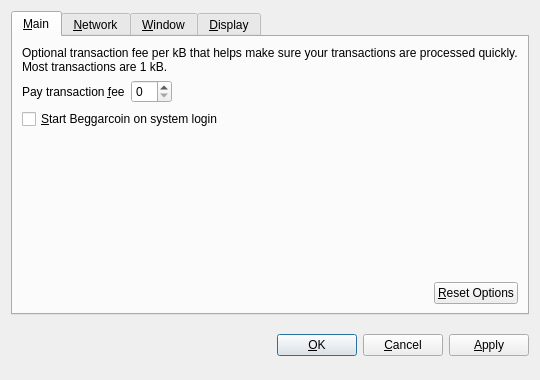
<?xml version="1.0" encoding="UTF-8"?>
<ui version="4.0">
 <class>OptionsDialog</class>
 <widget class="QDialog" name="OptionsDialog">
  <property name="geometry">
   <rect>
    <x>0</x>
    <y>0</y>
    <width>540</width>
    <height>380</height>
   </rect>
  </property>
  <property name="windowTitle">
   <string>Options</string>
  </property>
  <property name="modal">
   <bool>true</bool>
  </property>
  <layout class="QVBoxLayout" name="verticalLayout">
   <item>
    <widget class="QTabWidget" name="tabWidget">
     <property name="tabPosition">
      <enum>QTabWidget::North</enum>
     </property>
     <property name="currentIndex">
      <number>0</number>
     </property>
     <widget class="QWidget" name="tabMain">
      <attribute name="title">
       <string>&amp;Main</string>
      </attribute>
      <layout class="QVBoxLayout" name="verticalLayout_Main">
       <item>
        <widget class="QLabel" name="transactionFeeInfoLabel">
         <property name="text">
          <string>Optional transaction fee per kB that helps make sure your transactions are processed quickly. Most transactions are 1 kB.</string>
         </property>
         <property name="textFormat">
          <enum>Qt::PlainText</enum>
         </property>
         <property name="wordWrap">
          <bool>true</bool>
         </property>
        </widget>
       </item>
       <item>
        <layout class="QHBoxLayout" name="horizontalLayout_1_Main">
         <item>
          <widget class="QLabel" name="transactionFeeLabel">
           <property name="text">
            <string>Pay transaction &amp;fee</string>
           </property>
           <property name="textFormat">
            <enum>Qt::PlainText</enum>
           </property>
           <property name="buddy">
            <cstring>transactionFee</cstring>
           </property>
          </widget>
         </item>
         <item>
          <widget class="BitcoinAmountField" name="transactionFee"/>
         </item>
         <item>
          <spacer name="horizontalSpacer_1_Main">
           <property name="orientation">
            <enum>Qt::Horizontal</enum>
           </property>
           <property name="sizeHint" stdset="0">
            <size>
             <width>40</width>
             <height>20</height>
            </size>
           </property>
          </spacer>
         </item>
        </layout>
       </item>
       <item>
        <widget class="QCheckBox" name="bitcoinAtStartup">
         <property name="toolTip">
          <string>Automatically start Beggarcoin after logging in to the system.</string>
         </property>
         <property name="text">
          <string>&amp;Start Beggarcoin on system login</string>
         </property>
        </widget>
       </item>
       <item>
        <spacer name="verticalSpacer_Main">
         <property name="orientation">
          <enum>Qt::Vertical</enum>
         </property>
         <property name="sizeHint" stdset="0">
          <size>
           <width>20</width>
           <height>40</height>
          </size>
         </property>
        </spacer>
       </item>
       <item>
        <layout class="QHBoxLayout" name="horizontalLayout_2_Main">
         <item>
          <spacer name="horizontalSpacer_2_Main">
           <property name="orientation">
            <enum>Qt::Horizontal</enum>
           </property>
           <property name="sizeHint" stdset="0">
            <size>
             <width>40</width>
             <height>20</height>
            </size>
           </property>
          </spacer>
         </item>
         <item>
          <widget class="QPushButton" name="resetButton">
           <property name="toolTip">
            <string>Reset all client options to default.</string>
           </property>
           <property name="text">
            <string>&amp;Reset Options</string>
           </property>
           <property name="autoDefault">
            <bool>false</bool>
           </property>
          </widget>
         </item>
        </layout>
       </item>
      </layout>
     </widget>
     <widget class="QWidget" name="tabNetwork">
      <attribute name="title">
       <string>&amp;Network</string>
      </attribute>
      <layout class="QVBoxLayout" name="verticalLayout_Network">
       <item>
        <widget class="QCheckBox" name="mapPortUpnp">
         <property name="toolTip">
          <string>Automatically open the Beggarcoin client port on the router. This only works when your router supports UPnP and it is enabled.</string>
         </property>
         <property name="text">
          <string>Map port using &amp;UPnP</string>
         </property>
        </widget>
       </item>
       <item>
        <widget class="QCheckBox" name="connectSocks">
         <property name="toolTip">
          <string>Connect to the Beggarcoin network through a SOCKS proxy (e.g. when connecting through Tor).</string>
         </property>
         <property name="text">
          <string>&amp;Connect through SOCKS proxy:</string>
         </property>
        </widget>
       </item>
       <item>
        <layout class="QHBoxLayout" name="horizontalLayout_Network">
         <item>
          <widget class="QLabel" name="proxyIpLabel">
           <property name="text">
            <string>Proxy &amp;IP:</string>
           </property>
           <property name="textFormat">
            <enum>Qt::PlainText</enum>
           </property>
           <property name="buddy">
            <cstring>proxyIp</cstring>
           </property>
          </widget>
         </item>
         <item>
          <widget class="QValidatedLineEdit" name="proxyIp">
           <property name="maximumSize">
            <size>
             <width>140</width>
             <height>16777215</height>
            </size>
           </property>
           <property name="toolTip">
            <string>IP address of the proxy (e.g. 127.0.0.1)</string>
           </property>
          </widget>
         </item>
         <item>
          <widget class="QLabel" name="proxyPortLabel">
           <property name="text">
            <string>&amp;Port:</string>
           </property>
           <property name="textFormat">
            <enum>Qt::PlainText</enum>
           </property>
           <property name="buddy">
            <cstring>proxyPort</cstring>
           </property>
          </widget>
         </item>
         <item>
          <widget class="QLineEdit" name="proxyPort">
           <property name="maximumSize">
            <size>
             <width>55</width>
             <height>16777215</height>
            </size>
           </property>
           <property name="toolTip">
            <string>Port of the proxy (e.g. 9050)</string>
           </property>
          </widget>
         </item>
         <item>
          <widget class="QLabel" name="socksVersionLabel">
           <property name="text">
            <string>SOCKS &amp;Version:</string>
           </property>
           <property name="textFormat">
            <enum>Qt::PlainText</enum>
           </property>
           <property name="buddy">
            <cstring>socksVersion</cstring>
           </property>
          </widget>
         </item>
         <item>
          <widget class="QValueComboBox" name="socksVersion">
           <property name="toolTip">
            <string>SOCKS version of the proxy (e.g. 5)</string>
           </property>
          </widget>
         </item>
         <item>
          <spacer name="horizontalSpacer_Network">
           <property name="orientation">
            <enum>Qt::Horizontal</enum>
           </property>
           <property name="sizeHint" stdset="0">
            <size>
             <width>40</width>
             <height>20</height>
            </size>
           </property>
          </spacer>
         </item>
        </layout>
       </item>
       <item>
        <spacer name="verticalSpacer_Network">
         <property name="orientation">
          <enum>Qt::Vertical</enum>
         </property>
         <property name="sizeHint" stdset="0">
          <size>
           <width>20</width>
           <height>40</height>
          </size>
         </property>
        </spacer>
       </item>
      </layout>
     </widget>
     <widget class="QWidget" name="tabWindow">
      <attribute name="title">
       <string>&amp;Window</string>
      </attribute>
      <layout class="QVBoxLayout" name="verticalLayout_Window">
       <item>
        <widget class="QCheckBox" name="minimizeToTray">
         <property name="toolTip">
          <string>Show only a tray icon after minimizing the window.</string>
         </property>
         <property name="text">
          <string>&amp;Minimize to the tray instead of the taskbar</string>
         </property>
        </widget>
       </item>
       <item>
        <widget class="QCheckBox" name="minimizeOnClose">
         <property name="toolTip">
          <string>Minimize instead of exit the application when the window is closed. When this option is enabled, the application will be closed only after selecting Quit in the menu.</string>
         </property>
         <property name="text">
          <string>M&amp;inimize on close</string>
         </property>
        </widget>
       </item>
       <item>
        <spacer name="verticalSpacer_Window">
         <property name="orientation">
          <enum>Qt::Vertical</enum>
         </property>
         <property name="sizeHint" stdset="0">
          <size>
           <width>20</width>
           <height>40</height>
          </size>
         </property>
        </spacer>
       </item>
      </layout>
     </widget>
     <widget class="QWidget" name="tabDisplay">
      <attribute name="title">
       <string>&amp;Display</string>
      </attribute>
      <layout class="QVBoxLayout" name="verticalLayout_Display">
       <item>
        <layout class="QHBoxLayout" name="horizontalLayout_1_Display">
         <item>
          <widget class="QLabel" name="langLabel">
           <property name="text">
            <string>User Interface &amp;language:</string>
           </property>
           <property name="textFormat">
            <enum>Qt::PlainText</enum>
           </property>
           <property name="buddy">
            <cstring>lang</cstring>
           </property>
          </widget>
         </item>
         <item>
          <widget class="QValueComboBox" name="lang">
           <property name="toolTip">
            <string>The user interface language can be set here. This setting will take effect after restarting Beggarcoin.</string>
           </property>
          </widget>
         </item>
        </layout>
       </item>
       <item>
        <layout class="QHBoxLayout" name="horizontalLayout_2_Display">
         <item>
          <widget class="QLabel" name="unitLabel">
           <property name="text">
            <string>&amp;Unit to show amounts in:</string>
           </property>
           <property name="textFormat">
            <enum>Qt::PlainText</enum>
           </property>
           <property name="buddy">
            <cstring>unit</cstring>
           </property>
          </widget>
         </item>
         <item>
          <widget class="QValueComboBox" name="unit">
           <property name="toolTip">
            <string>Choose the default subdivision unit to show in the interface and when sending coins.</string>
           </property>
          </widget>
         </item>
        </layout>
       </item>
       <item>
        <widget class="QCheckBox" name="displayAddresses">
         <property name="toolTip">
          <string>Whether to show Beggarcoin addresses in the transaction list or not.</string>
         </property>
         <property name="text">
          <string>&amp;Display addresses in transaction list</string>
         </property>
        </widget>
       </item>
       <item>
        <widget class="QCheckBox" name="coinControlFeatures">
         <property name="toolTip">
          <string>Whether to show coin control features or not.</string>
         </property>
         <property name="text">
          <string>Display coin &amp;control features (experts only!)</string>
         </property>
        </widget>
       </item>
       <item>
        <spacer name="verticalSpacer_Display">
         <property name="orientation">
          <enum>Qt::Vertical</enum>
         </property>
         <property name="sizeHint" stdset="0">
          <size>
           <width>20</width>
           <height>40</height>
          </size>
         </property>
        </spacer>
       </item>
      </layout>
     </widget>
    </widget>
   </item>
   <item>
    <layout class="QHBoxLayout" name="horizontalLayout_Buttons">
     <item>
      <spacer name="horizontalSpacer_1">
       <property name="orientation">
        <enum>Qt::Horizontal</enum>
       </property>
       <property name="sizeHint" stdset="0">
        <size>
         <width>40</width>
         <height>48</height>
        </size>
       </property>
      </spacer>
     </item>
     <item>
      <widget class="QLabel" name="statusLabel">
       <property name="font">
        <font>
         <weight>75</weight>
         <bold>true</bold>
        </font>
       </property>
       <property name="text">
        <string/>
       </property>
       <property name="textFormat">
        <enum>Qt::PlainText</enum>
       </property>
       <property name="wordWrap">
        <bool>true</bool>
       </property>
      </widget>
     </item>
     <item>
      <spacer name="horizontalSpacer_2">
       <property name="orientation">
        <enum>Qt::Horizontal</enum>
       </property>
       <property name="sizeHint" stdset="0">
        <size>
         <width>40</width>
         <height>48</height>
        </size>
       </property>
      </spacer>
     </item>
     <item>
      <widget class="QPushButton" name="okButton">
       <property name="text">
        <string>&amp;OK</string>
       </property>
      </widget>
     </item>
     <item>
      <widget class="QPushButton" name="cancelButton">
       <property name="text">
        <string>&amp;Cancel</string>
       </property>
       <property name="autoDefault">
        <bool>false</bool>
       </property>
      </widget>
     </item>
     <item>
      <widget class="QPushButton" name="applyButton">
       <property name="text">
        <string>&amp;Apply</string>
       </property>
       <property name="autoDefault">
        <bool>false</bool>
       </property>
      </widget>
     </item>
    </layout>
   </item>
  </layout>
 </widget>
 <customwidgets>
  <customwidget>
   <class>BitcoinAmountField</class>
   <extends>QSpinBox</extends>
   <header>bitcoinamountfield.h</header>
  </customwidget>
  <customwidget>
   <class>QValueComboBox</class>
   <extends>QComboBox</extends>
   <header>qvaluecombobox.h</header>
  </customwidget>
  <customwidget>
   <class>QValidatedLineEdit</class>
   <extends>QLineEdit</extends>
   <header>qvalidatedlineedit.h</header>
  </customwidget>
 </customwidgets>
 <resources/>
 <connections/>
</ui>
